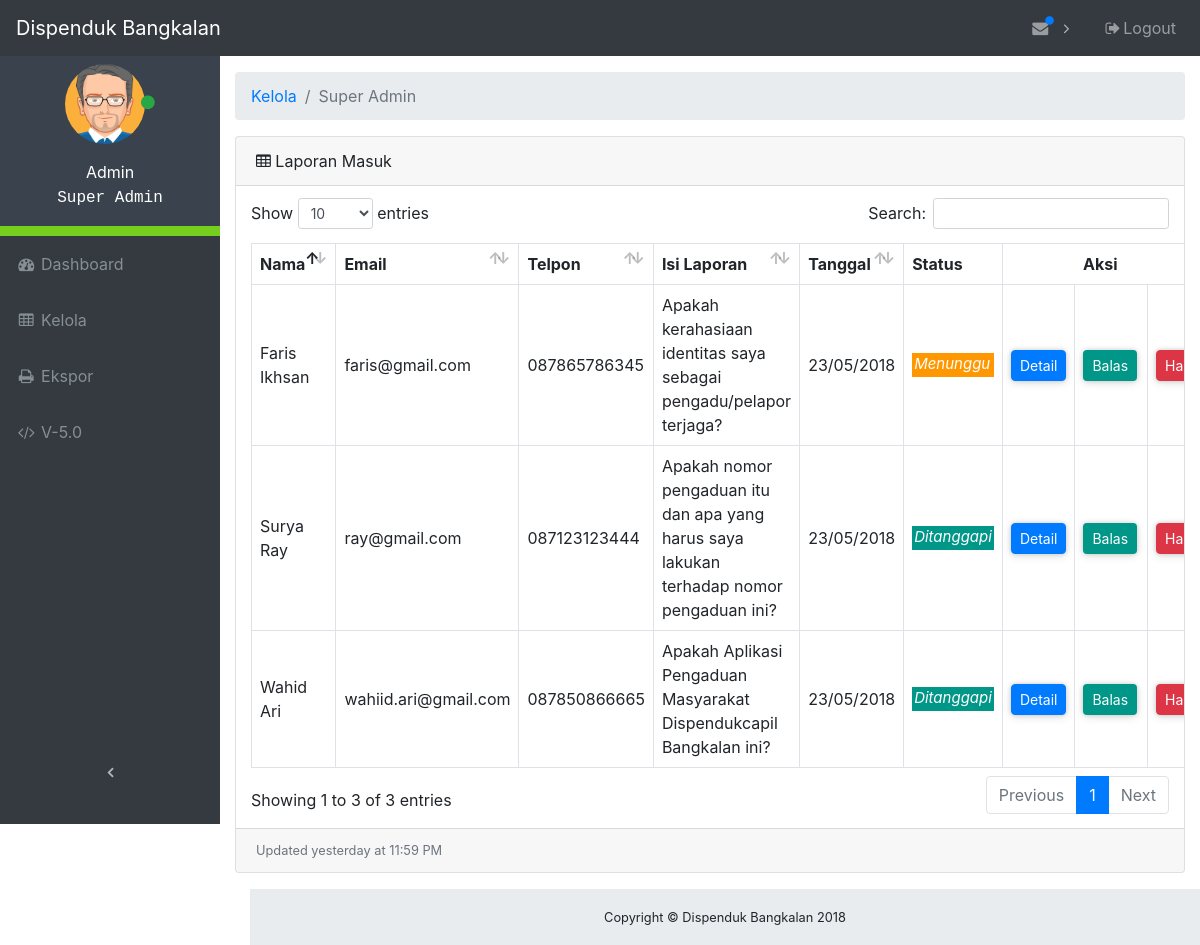
The app's page /admin/tables.php (signed in) with its own data.
### tables this page shows
CREATE TABLE `divisi` (
  `id_divisi` int(11) NOT NULL,
  `nama_divisi` varchar(64) NOT NULL
);

CREATE TABLE `laporan` (
  `id` int(11) NOT NULL,
  `nama` varchar(64) NOT NULL,
  `email` varchar(64) NOT NULL,
  `telpon` varchar(12) NOT NULL,
  `alamat` varchar(256) NOT NULL,
  `tujuan` int(11) NOT NULL,
  `isi` varchar(2048) NOT NULL,
  `tanggal` timestamp NOT NULL DEFAULT CURRENT_TIMESTAMP ON UPDATE CURRENT_TIMESTAMP,
  `status` varchar(12) NOT NULL
);

### admin/database.php (called while the page is built, shortened)
<?php
$db_host = "localhost";
$db_user = "root";
$db_pass = "";
$db_name = "kp";
try {
    $db = new PDO("mysql:host=$db_host;dbname=$db_name", $db_user, $db_pass);
} catch(PDOException $e) {
    die("Terjadi masalah: " . $e->getMessage());
}
function logged_admin () {
    global $db, $admin_login, $divisi, $id_admin;
    $sql = "SELECT * FROM admin, divisi WHERE admin.username = :username AND admin.divisi = divisi.id_divisi";
    $stmt = $db->prepare($sql);
    $stmt->bindValue(':username', $admin_login);
    $stmt->execute();
    foreach ($stmt as $col) {
        $divisi = $col['nama_divisi'];
    }
}

### admin/tables.php (the view, shortened to what this page needs)
<?php
    require_once("database.php");
    logged_admin ();
?>
<!DOCTYPE html>
<html lang="en">
<head>
    <link href="vendor/bootstrap/css/bootstrap.css" rel="stylesheet">
    <link href="vendor/font-awesome/css/font-awesome.min.css" rel="stylesheet" type="text/css">
    <link href="vendor/datatables/dataTables.bootstrap4.css" rel="stylesheet">
    <link href="css/admin.css" rel="stylesheet">
</head>
<body class="fixed-nav sticky-footer" id="page-top">
    <nav class="navbar navbar-expand-lg navbar-dark bg-dark fixed-top" id="mainNav">
        <a class="navbar-brand" href="index">Dispenduk Bangkalan</a>
        <div class="collapse navbar-collapse" id="navbarResponsive">
            <ul class="navbar-nav navbar-sidenav sidebar-menu" id="exampleAccordion">
                <li class="sidebar-profile nav-item" data-toggle="tooltip" data-placement="right" title="Admin">
                    <div class="profile-main">
                        <p class="image">
                            <img alt="image" src="images/avatar1.png" width="80">
                            <span class="status"><i class="fa fa-circle text-success"></i></span>
                        </p>
                        <p>
                            <span class="">Admin</span><br>
                            <span class="user" style="font-family: monospace;"><?php echo $divisi; ?></span>
                        </p>
                    </div>
                </li>
                <li class="nav-item" data-toggle="tooltip" data-placement="right" title="Dashboard">
                    <a class="nav-link" href="index">
                        <i class="fa fa-fw fa-dashboard"></i>
                        <span class="nav-link-text">Dashboard</span>
                    </a>
                </li>
                <li class="nav-item" data-toggle="tooltip" data-placement="right" title="Tables">
                    <a class="nav-link" href="tables">
                        <i class="fa fa-fw fa-table"></i>
                        <span class="nav-link-text">Kelola</span>
                    </a>
                </li>
                <li class="nav-item" data-toggle="tooltip" data-placement="right" title="Export">
                    <a class="nav-link" href="export">
                        <i class="fa fa-fw fa-print"></i>
                        <span class="nav-link-text">Ekspor</span>
                    </a>
                </li>
                <li class="nav-item" data-toggle="tooltip" data-placement="right" title="Version">
                    <a class="nav-link" href="">
                        <i class="fa fa-fw fa-code"></i>
                        <span class="nav-link-text">V-5.0</span>
                    </a>
                </li>
            </ul>
            <ul class="navbar-nav sidenav-toggler">
                <li class="nav-item">
                    <a class="nav-link text-center" id="sidenavToggler">
                        <i class="fa fa-fw fa-angle-left"></i>
                    </a>
                </li>
            </ul>
            <ul class="navbar-nav ml-auto">
                <li class="nav-item dropdown">
                    <a class="nav-link dropdown-toggle mr-lg-2" id="messagesDropdown" href="#" data-toggle="dropdown" aria-haspopup="true" aria-expanded="false">
                        <i class="fa fa-fw fa-envelope"></i>
                        <span class="indicator text-primary d-none d-lg-block">
                            <i class="fa fa-fw fa-circle"></i>
                        </span>
                    </a>
                    <?php
                        $statement = $db->query("SELECT * FROM laporan ORDER BY laporan.id DESC LIMIT 1");
                     ?>
                </li>
                <li class="nav-item">
                    <a class="nav-link" data-toggle="modal" data-target="#exampleModal">
                        <i class="fa fa-fw fa-sign-out"></i>Logout
                    </a>
                </li>
            </ul>
        </div>
    </nav>
    <div class="content-wrapper">
        <div class="container-fluid">
            <ol class="breadcrumb">
                <li class="breadcrumb-item">
                    <a href="#">Kelola</a>
                </li>
                <li class="breadcrumb-item active"><?php echo $divisi; ?></li>
            </ol>
            <div class="card mb-3">
                <div class="card-header">
                    <i class="fa fa-table"></i> Laporan Masuk
                </div>
                <div class="card-body">
                    <div class="table-responsive">
                        <table class="table table-bordered" id="dataTable">
                            <thead>
                                <tr>
                                    <th>Nama</th>
                                    <th>Email</th>
                                    <th>Telpon</th>
                                    <th>Isi Laporan</th>
                                    <th>Tanggal</th>
                                    <th class="sorting_asc_disabled sorting_desc_disabled">Status</th>
                                    <th class="th-no-border sorting_asc_disabled sorting_desc_disabled"></th>
                                    <th class="th-no-border sorting_asc_disabled sorting_desc_disabled" style="text-align:right">Aksi</th>
                                    <th class="sorting_asc_disabled sorting_desc_disabled"></th>
                                </tr>
                            </thead>
                            <tbody>
<?php
    if ($id_admin > 0) {
        $statement = $db->query("SELECT * FROM laporan, divisi WHERE laporan.tujuan = divisi.id_divisi AND laporan.tujuan = $id_admin ORDER BY laporan.id DESC");
    } else {
        $statement = $db->query("SELECT * FROM `laporan` ORDER BY id DESC");
    }
    foreach ($statement as $key ) {
        $mysqldate = $key['tanggal'];
        $phpdate = strtotime($mysqldate);
        $tanggal = date( 'd/m/Y', $phpdate);
        $status  = $key['status'];
        if($status == "Ditanggapi") {
            $style_status = "<p style=\"background-color:#009688;color:#fff;padding-left:2px;padding-right:2px;padding-bottom:2px;margin-top:16px;font-size:15px;font-style:italic;\">Ditanggapi</p>";
        } else {
            $style_status = "<p style=\"background-color:#FF9800;color:#fff;padding-left:2px;padding-right:2px;padding-bottom:2px;margin-top:16px;font-size:15px;font-style:italic;\">Menunggu</p>";
        }
?>
                                <tr>
                                    <td><?php echo $key['nama']; ?></td>
                                    <td><?php echo $key['email']; ?></td>
                                    <td><?php echo $key['telpon']; ?></td>
                                    <td><?php echo $key['isi']; ?></td>
                                    <td><?php echo $tanggal; ?></td>
                                    <td><?php echo $style_status; ?></td>
                                    <td class="td-no-border">
                                        <button type="button" class="btn btn-primary btn-sm btn-custom card-shadow-2" data-toggle="modal" data-target="#ModalDetail<?php echo $key['id']; ?>">
                                            Detail
                                        </button>
                                    </td>
                                    <td class="td-no-border">
                                        <button type="button" class="btn btn-primary-custom btn-sm btn-custom card-shadow-2" data-toggle="modal" data-target="#ModalBalas<?php echo $key['id']; ?>">
                                            Balas
                                        </button>
                                    </td>
                                    <td class="td-no-border">
                                        <button type="button" class="btn btn-danger btn-sm btn-custom card-shadow-2" data-toggle="modal" data-target="#ModalHapus<?php echo $key['id']; ?>">
                                            Hapus
                                        </button>
                                    </td>
                                </tr>
<?php
    }
?>
                            </tbody>
                        </table>
                    </div>
                </div>
                <div class="card-footer small text-muted">Updated yesterday at 11:59 PM</div>
            </div>
        </div>
        <footer class="sticky-footer">
            <div class="container">
                <div class="text-center">
                    <small>Copyright © Dispenduk Bangkalan 2018</small>
                </div>
            </div>
        </footer>
    </div>
</body>
</html>

### admin/css/admin.css (style rules this page uses)
html { position: relative; min-height: 100%; }
body { overflow-x: hidden; }
body.sticky-footer { margin-bottom: 56px; }
body.sticky-footer .content-wrapper { min-height: calc(100vh - 56px - 56px); }
body.fixed-nav { padding-top: 56px; }
.content-wrapper { min-height: calc(100vh - 56px); padding-top: 1rem; }
#mainNav .navbar-collapse { overflow: auto; max-height: 75vh; }
#mainNav .navbar-collapse .navbar-nav .nav-item .nav-link { cursor: pointer; }
#mainNav .navbar-collapse .sidenav-toggler { display: none; }
#mainNav .navbar-collapse .navbar-nav > .nav-item.dropdown > .nav-link { position: relative; min-width: 45px; }
#mainNav .navbar-collapse .navbar-nav > .nav-item.dropdown > .nav-link:after { float: right; width: auto; content: '\f105'; border: none; font-family: 'FontAwesome'; }
#mainNav .navbar-collapse .navbar-nav > .nav-item.dropdown > .nav-link .indicator { position: absolute; top: 5px; left: 21px; font-size: 10px; }
@media (min-width: 992px) { #mainNav .navbar-brand { width: 250px; } }
@media (min-width: 992px) { #mainNav .navbar-collapse { overflow: visible; max-height: none; } }
@media (min-width: 992px) { #mainNav .navbar-collapse .navbar-sidenav { position: absolute; top: 0; left: 0; -webkit-flex-direction: column; -ms-flex-direction: column; flex-direction: column; margin-top: 56px; } }
@media (min-width: 992px) { #mainNav .navbar-collapse .navbar-sidenav > .nav-item { width: 220px; padding: 0; } }
@media (min-width: 992px) { #mainNav .navbar-collapse .navbar-sidenav > .nav-item > .nav-link { padding: 1em; } }
@media (min-width: 992px) { #mainNav .navbar-collapse .navbar-nav > .nav-item.dropdown > .nav-link { min-width: 0; } }
@media (min-width: 992px) { #mainNav .navbar-collapse .navbar-nav > .nav-item.dropdown > .nav-link:after { width: 24px; text-align: center; } }
#mainNav.fixed-top .sidenav-toggler { display: none; }
@media (min-width: 992px) { #mainNav.fixed-top .navbar-sidenav { height: calc(110vh - 112px); } }
@media (min-width: 992px) { #mainNav.fixed-top .sidenav-toggler { position: absolute; top: 0; left: 0; display: flex; -webkit-flex-direction: column; -ms-flex-direction: column; flex-direction: column; margin-top: calc(100vh - 56px); } }
@media (min-width: 992px) { #mainNav.fixed-top .sidenav-toggler > .nav-item { width: 220px; padding: 0; } }
@media (min-width: 992px) { #mainNav.fixed-top .sidenav-toggler > .nav-item > .nav-link { padding: 1em; } }
#mainNav.fixed-top.navbar-dark .sidenav-toggler a i { color: #adb5bd; }
.content-wrapper { overflow-x: hidden; background: white; }
@media (min-width: 992px) { .content-wrapper { margin-left: 220px; } }
#sidenavToggler i { font-weight: 800; }
#mainNav.navbar-dark .navbar-collapse .navbar-sidenav > .nav-item > .nav-link { color: #868e96; }
#mainNav.navbar-dark .navbar-collapse .navbar-nav > .nav-item.dropdown > .nav-link:after { color: #adb5bd; }
@media (min-width: 992px) { #mainNav.navbar-dark .navbar-collapse .navbar-sidenav { background: #343a40; } }
footer.sticky-footer { position: absolute; right: 0; bottom: 0; width: 100%; height: 56px; background-color: #e9ecef; line-height: 55px; }
@media (min-width: 992px) { footer.sticky-footer { width: calc(100% - 250px); } }
ul.sidebar-menu li.sidebar-profile { background-color: #3A434D; padding: 10px; color: #fff; text-align: center; border-bottom: 10px solid #76CF1C; }
ul.sidebar-menu li.sidebar-profile .image img { border-radius: 60%; }
ul.sidebar-menu li.sidebar-profile .status { margin-top: -10px; font-size: 7; margin-left: -9px; }
ul.sidebar-menu li.sidebar-profile .profile-main { margin-top: 8px; }
.btn-custom { display: inline-block; }
table th.th-no-border { border: none; }
.card-shadow-2 { border-radius: 4px; box-shadow: 0 0px 5px 0 rgba(0, 0, 0, 0.16), 0 2px 10px 0 rgba(0, 0, 0, 0.12); }
.btn-primary-custom { color: #fff; background-color: #009688; }

### records on screen
laporan: nama "Faris Ikhsan", email "faris@gmail.com", telpon "087865786345", isi "Apakah kerahasiaan identitas saya sebagai pengadu/pelapor terjaga?", tanggal "23/05/2018", status "Menunggu"
laporan: nama "Surya Ray", email "ray@gmail.com", telpon "087123123444", isi "Apakah nomor pengaduan itu dan apa yang harus saya lakukan terhadap nomor pengaduan ini?", tanggal "23/05/2018", status "Ditanggapi"
laporan: nama "Wahid Ari", email "wahiid.ari@gmail.com", telpon "087850866665", isi "Apakah Aplikasi Pengaduan Masyarakat Dispendukcapil Bangkalan ini?", tanggal "23/05/2018", status "Ditanggapi"

### other values on screen
$divisi "Super Admin"
